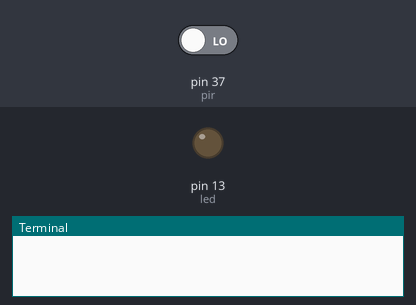
The program below on a simulated Raspberry Pi (header pin numbers). Shown: output pins drawn as LEDs (lit = HIGH), the last lines printed to the terminal. The inputs (shaded band) are chosen by the test bench; at power-on: pin 37 (pir) LOW. At 13.0 s the program stops and its outputs stay as they are.

Above: at 5.0 s.
5.1 s: pin 37 (pir) driven HIGH
At 8.8 s:
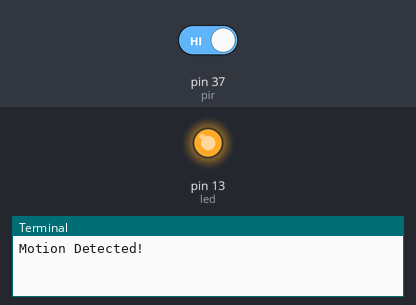
Timing chart, 0 to 14.5 s (numbered marks = the images above; inputs shaded):
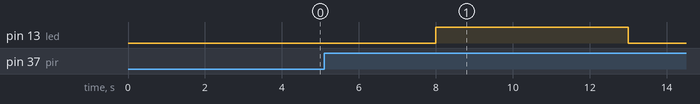

Measured:
- after the input at 5.1 s, pin 13 (led): LOW → HIGH after 2.9 s, → LOW 5.0 s later

The program:

pir.py
```python
import RPi.GPIO as GPIO
import RPi.GPIO as IO #Import GPIO library
import time                                       #Import time library
GPIO.setmode(GPIO.BOARD)                          #Set GPIO pin numbering
pir = 37
led = 13                                          #Associate pin 26 to pir
GPIO.setup(pir, GPIO.IN)
GPIO.setup(led, GPIO.OUT)#Set pin as GPIO in
#print ("Waiting for sensor to settle")
time.sleep(2)                                     #Waiting 2 seconds for the sensor to initiate
#print ("Detecting motion")
count = 0
while (count<1):
   if GPIO.input(pir):                            #Check whether pir is HIGH
      print ("Motion Detected!")
      time.sleep(2)                              #D1- Delay to avoid multiple detection
      count=1
      GPIO.output(led,1)
      time.sleep(5)
      GPIO.output(led,0)
      #GPIO.cleanup()
   else:
   #   print("Not detected")
      time.sleep(2)                              #D1- Delay to avoid multiple detection
GPIO.cleanup()
   #time.sleep(0.1)                               #While loop delay should be less than detection(hardware) delay
   
```
